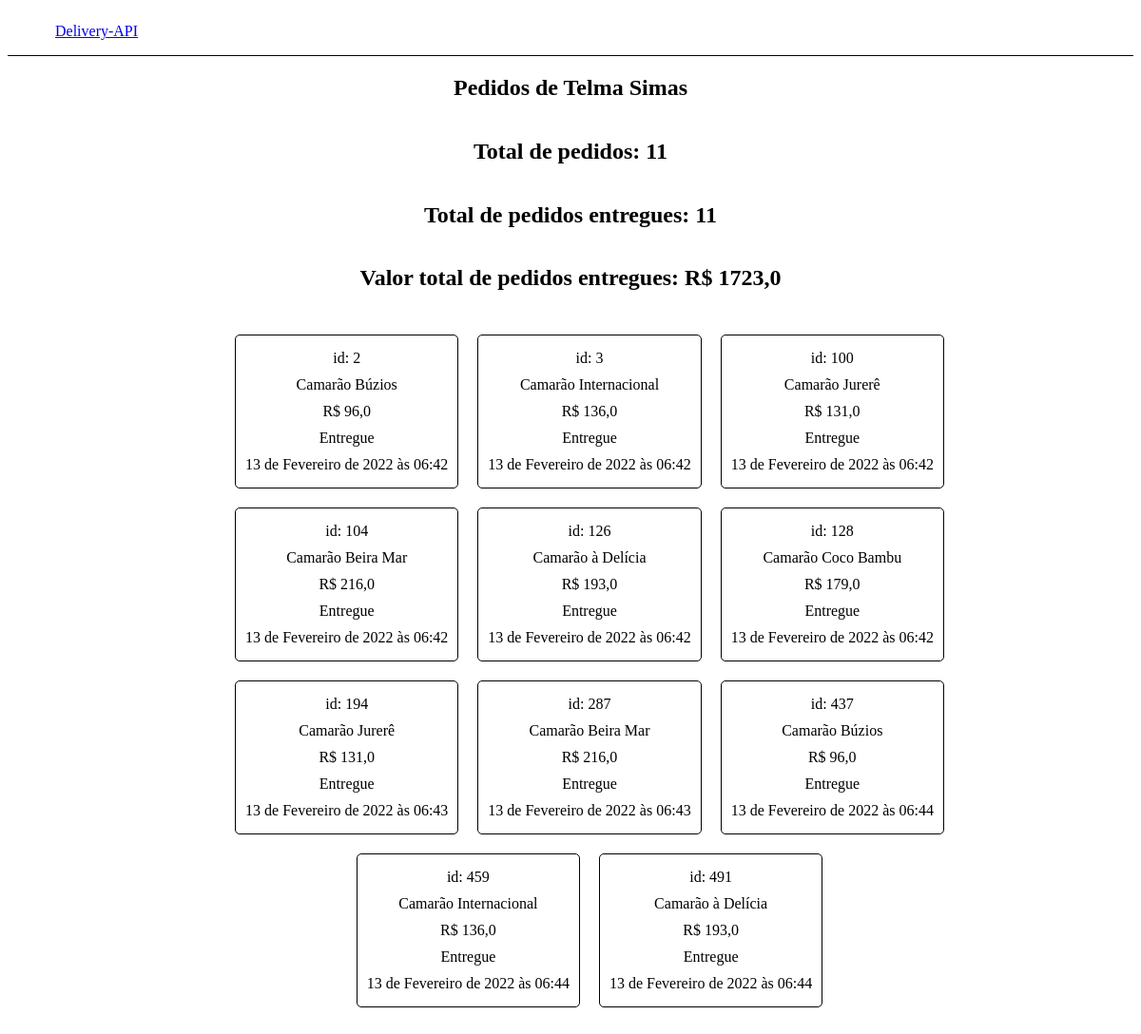
Before: /cliente/Telma Simas/ with the older database file.
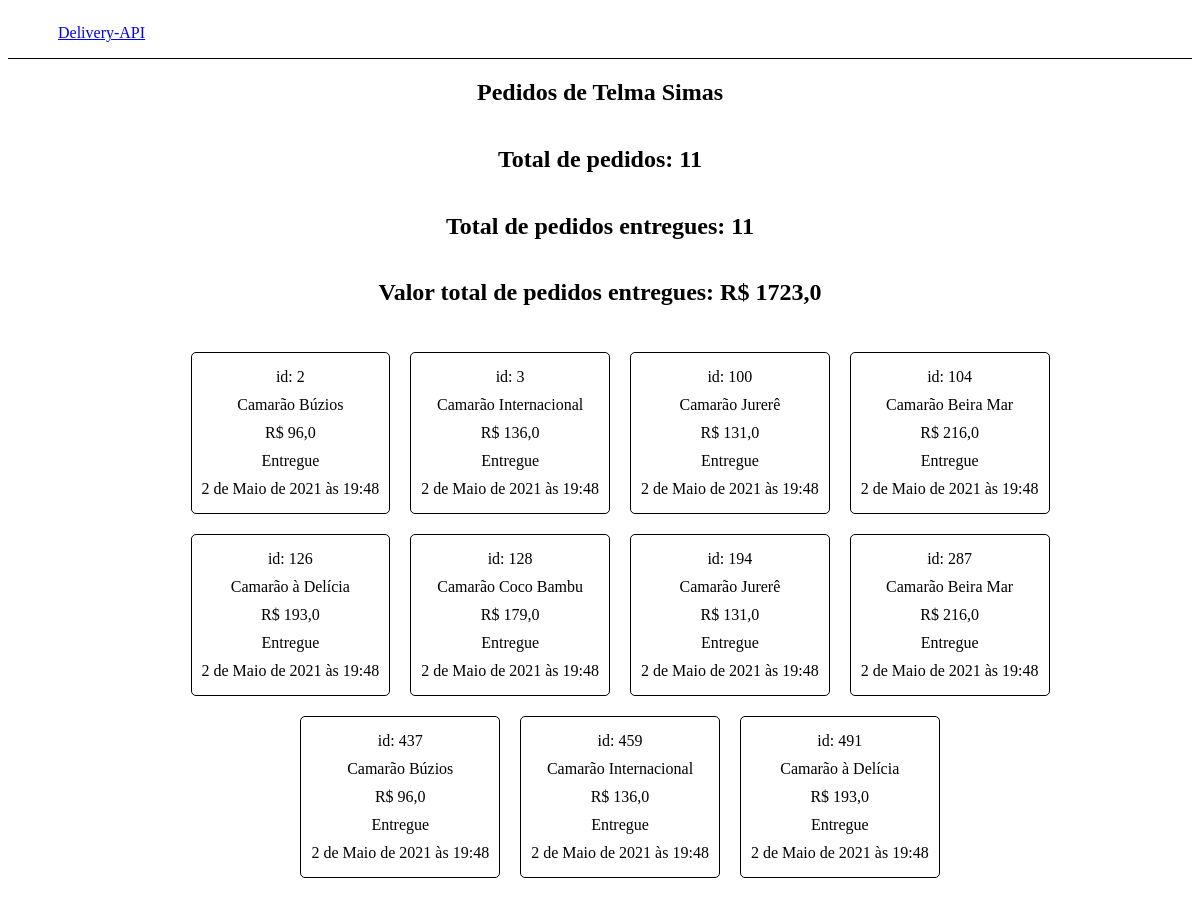
After: the same page with the newer database file.
### pedidos/models.py (models this page shows, shortened)
class Pedido(models.Model):
    cliente = models.CharField(max_length=255)
    produto = models.CharField(max_length=255)
    valor = models.FloatField()
    entregue = models.BooleanField()
    timestamp = models.DateTimeField(auto_now_add=True)

### pedidos/views.py (the view)
# urls.py: path('cliente/<str:cliente>/', valor_total_por_cliente, name="valor_total_por_cliente"),
def valor_total_por_cliente(request, cliente):
    try:
        pedidos = Pedido.objects.filter(cliente=cliente)
    except Pedido.DoesNotExist:
        raise Http404(f"Cliente não encontrado")
    contador = pedidos.count()
    valor = pedidos.filter(entregue=True)
    contador_entregue = valor.count()
    valor = valor.aggregate(Sum('valor'))['valor__sum']
    if valor == None:
        valor = 0
    return render(request, 'pedidos-cliente.html', {'pedidos': pedidos, 'contador': contador, 'contador_entregue': contador_entregue, 'valor':valor, 'cliente':cliente})

### pedidos/templates/pedidos-cliente.html (shortened to what this page needs)
<!DOCTYPE html>
<html lang="pt-br">
<head>
</head>
<body>
    <header>
        <a style="width: 20%; margin: 0 50px;" href="{% url 'listar_pedidos' %}">Delivery-API</a>
    </header>
    <section class="content" >
        <h1>Pedidos de {{ cliente }} </h1>
        <h1>Total de pedidos: {{contador}} </h1>
        <h1>Total de pedidos entregues: {{ contador_entregue }} </h1>
        <h1>Valor total de pedidos entregues: R$ {{valor}} </h1>
            <ul class="lista" >
                {% for pedido in pedidos %}
                    <a href="{% url 'atualizar_pedido' pedido.id %}" class="item">
                        <li>
                            <p>id: {{ pedido.id }}</p>
                            <p>{{ pedido.produto }}</p>
                            <p>R$ {{ pedido.valor }}</p>
                            {% if pedido.entregue  %}
                                <p>Entregue</p>
                            {% else %}
                                <p>Não entregue</p>
                            {% endif %}
                            <p>{{ pedido.timestamp }}</p>
                        </li>
                    </a>
                {% endfor %}
            </ul>
    </section>
</body>
</html>

### pedidos/templates/pedidos-cliente.html (style rules this page uses)
header { display: flex; width: 100%; height: 50px; justify-content: space-between; align-items: center; border-bottom: 1px solid black; }
body { display: flex; flex-direction: column; align-items: center; justify-content: center; }
.content { display: flex; flex-direction: column; align-items: center; justify-content: center; width: 80%; }
.lista { display: flex; flex-wrap: wrap; align-items: center; justify-content: center; list-style-type: none; }
.lista .item { text-decoration: none; color:black; margin: 10px; display: flex; flex-direction: column; align-items: center; justify-content: center; width: auto; padding: 10px; border: 1px solid black; border-radius: 5px; }
.lista .item li { list-style-type: none; display: flex; flex-direction: column; align-items: center; justify-content: center; }
.lista .item li p { margin: 5px 0px; }

Changed rows visible on the page:
changed Pedido id 2: timestamp "13 de Fevereiro de 2022 às 06:42" → "2 de Maio de 2021 às 19:48"
changed Pedido id 3: timestamp "13 de Fevereiro de 2022 às 06:42" → "2 de Maio de 2021 às 19:48"
changed Pedido id 100: timestamp "13 de Fevereiro de 2022 às 06:42" → "2 de Maio de 2021 às 19:48"
changed Pedido id 104: timestamp "13 de Fevereiro de 2022 às 06:42" → "2 de Maio de 2021 às 19:48"
changed Pedido id 126: timestamp "13 de Fevereiro de 2022 às 06:42" → "2 de Maio de 2021 às 19:48"
changed Pedido "Camarão Coco Bambu": timestamp "13 de Fevereiro de 2022 às 06:42" → "2 de Maio de 2021 às 19:48"
changed Pedido id 194: timestamp "13 de Fevereiro de 2022 às 06:43" → "2 de Maio de 2021 às 19:48"
changed Pedido id 287: timestamp "13 de Fevereiro de 2022 às 06:43" → "2 de Maio de 2021 às 19:48"
changed Pedido id 437: timestamp "13 de Fevereiro de 2022 às 06:44" → "2 de Maio de 2021 às 19:48"
changed Pedido id 459: timestamp "13 de Fevereiro de 2022 às 06:44" → "2 de Maio de 2021 às 19:48"
changed Pedido id 491: timestamp "13 de Fevereiro de 2022 às 06:44" → "2 de Maio de 2021 às 19:48"
